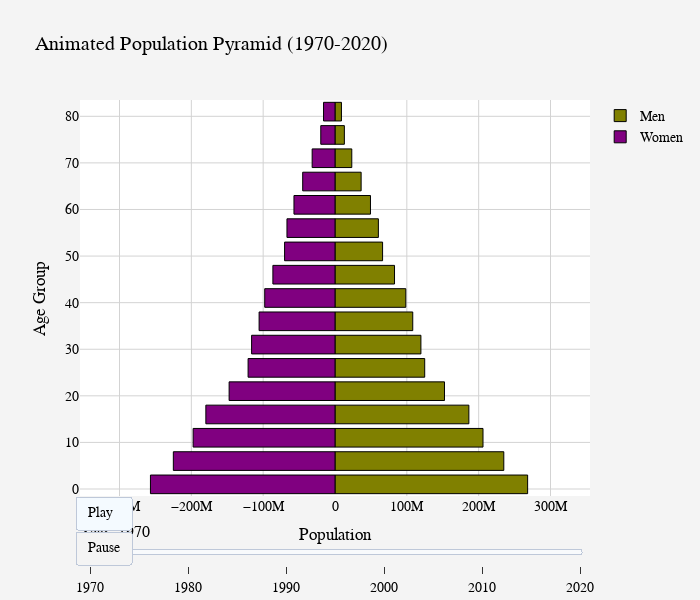

Notebook source saved alongside this figure:
### Code cell
# An animated one

# Define available years
years = [1970, 1980, 1990, 2000, 2010, 2020]
ages = [f"{i}-{i+4}" for i in range(0, 85, 5)] + ["85+"]  # Includes 85+ group

# Function to create bar traces for a given year
def get_traces(year):
    male_values = world.loc[str(year)].filter(regex="Male").values
    female_values = world.loc[str(year)].filter(regex="Female").values

    return [
        go.Bar(
            x=male_values,
            y=[int(s.split('-')[0]) + 1 if '-' in s else int(s[:-1]) for s in ages],
            orientation='h',
            name='Men',
            marker=dict(color='olive', line=dict(color='black', width=1)),
            hoverinfo='skip'
        ),
        go.Bar(
            x=-female_values,  # Keep negative values for left alignment
            y=[int(s.split('-')[0]) + 1 if '-' in s else int(s[:-1]) for s in ages],
            orientation='h',
            name='Women',
            marker=dict(color='purple', line=dict(color='black', width=1)),
            hoverinfo='skip'
        )
    ]

# Ensure index is properly formatted for lookup
max_population = max(world.loc[world.index.astype(str).isin(map(str, years))].filter(regex="Male|Female").max().values)

# Create figure with initial data (1970)
fig2 = go.Figure(data=get_traces(1970), frames=[
    go.Frame(data=get_traces(year), name=str(year)) for year in years
])

# Update layout with proper axis alignment
fig2.update_layout(
    title="Animated World Population Pyramid (1970-2020)",
    width=700, height=600, paper_bgcolor='#f4f4f4', plot_bgcolor='#ffffff',
    font=dict(family="Arial, sans-serif", size=14, color="black"),
    xaxis=dict(title="Population", gridcolor='lightgray', range=[-max_population, max_population]),
    yaxis=dict(title="Age Group", gridcolor='lightgray'),
    barmode='overlay',
    showlegend=True,
    updatemenus=[{
        "buttons": [
            {"args": [None, {"frame": {"duration": 1000, "redraw": True}, "fromcurrent": True}],
             "label": "Play", "method": "animate"},
            {"args": [[None], {"frame": {"duration": 0, "redraw": True}, "mode": "immediate"}],
             "label": "Pause", "method": "animate"}
        ],
        "type": "buttons", "x": 0.1, "y": 0
    }],
    sliders=[{
        "steps": [{"args": [[str(year)], {"frame": {"duration": 0, "redraw": True}, "mode": "immediate"}],
                   "label": str(year), "method": "animate"} for year in years],
        "currentvalue": {"prefix": "Year: ", "font": {"size": 16}}
    }]
)

fig2.show()

### Figure 1 — Plotly figure (JSON) as saved in the notebook; plotly's stock layout.template omitted (floating-point values rounded to 4 significant figures)
{"data": [{"hoverinfo": "skip", "marker": {"color": "olive", "line": {"color": "black", "width": 1}}, "name": "Men", "orientation": "h", "type": "bar", "x": [268170523, 235015889, 206041424, 186355585, 152429287, 124895333, 119618199, 108244614, 98559412, 82864207, 66253436, 60402532, 49398168, 36396119, 23374568, 13045234, 8979539], "y": [1, 6, 11, 16, 21, 26, 31, 36, 41, 46, 51, 56, 61, 66, 71, 76, 81, 85]}, {"hoverinfo": "skip", "marker": {"color": "purple", "line": {"color": "black", "width": 1}}, "name": "Women", "orientation": "h", "type": "bar", "x": [-256927025, -225057027, -197507610, -179796861, -147420912, -121008410, -116111782, -105670376, -97832255, -86471694, -70188304, -66883271, -57131229, -44978528, -31810229, -19799405, -15949054], "y": [1, 6, 11, 16, 21, 26, 31, 36, 41, 46, 51, 56, 61, 66, 71, 76, 81, 85]}], "layout": {"barmode": "overlay", "font": {"color": "black", "family": "Arial, sans-serif", "size": 14}, "height": 600, "paper_bgcolor": "#f4f4f4", "plot_bgcolor": "#ffffff", "showlegend": true, "sliders": [{"currentvalue": {"font": {"size": 16}, "prefix": "Year: "}, "steps": [{"args": [["1970"], {"frame": {"duration": 0, "redraw": true}, "mode": "immediate"}], "label": "1970", "method": "animate"}, {"args": [["1980"], {"frame": {"duration": 0, "redraw": true}, "mode": "immediate"}], "label": "1980", "method": "animate"}, {"args": [["1990"], {"frame": {"duration": 0, "redraw": true}, "mode": "immediate"}], "label": "1990", "method": "animate"}, {"args": [["2000"], {"frame": {"duration": 0, "redraw": true}, "mode": "immediate"}], "label": "2000", "method": "animate"}, {"args": [["2010"], {"frame": {"duration": 0, "redraw": true}, "mode": "immediate"}], "label": "2010", "method": "animate"}, {"args": [["2020"], {"frame": {"duration": 0, "redraw": true}, "mode": "immediate"}], "label": "2020", "method": "animate"}]}], "title": {"text": "Animated Population Pyramid (1970-2020)"}, "updatemenus": [{"buttons": [{"args": [null, {"frame": {"duration": 1000, "redraw": true}, "fromcurrent": true}], "label": "Play", "method": "animate"}, {"args": [[null], {"frame": {"duration": 0, "redraw": true}, "mode": "immediate"}], "label": "Pause", "method": "animate"}], "type": "buttons", "x": 0.1, "y": 0}], "width": 700, "xaxis": {"gridcolor": "lightgray", "range": [-355003268, 355003268], "title": {"text": "Population"}}, "yaxis": {"gridcolor": "lightgray", "title": {"text": "Age Group"}}}}
